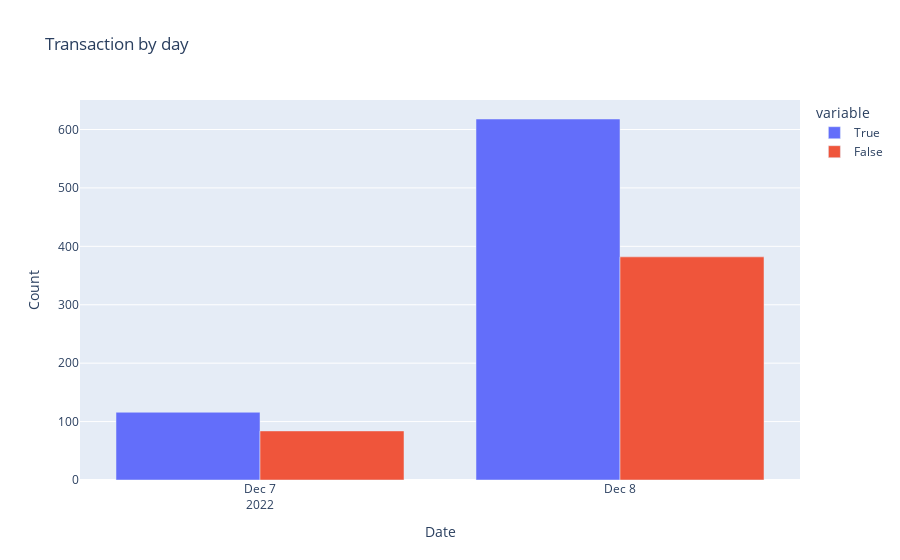

Notebook code cell kept with this figure:
### Code cell
import plotly.express as px

# Create a list of x and y values
x = [1, 2, 3, 4, 5]
y = [10, 20, 30, 40, 50]
y2 = [5,5,5,5,5]
# Create the bar chart
fig = px.bar(x=b, y=[c, d], barmode="group", labels={'x':'Date', 'value':'Count'}, title="Transaction by day")
newnames = {"wide_variable_0":"True", "wide_variable_1":"False"}
fig.for_each_trace(lambda t: t.update(name = newnames[t.name]))
fig.show()

### Figure 1 — Plotly figure (JSON) as saved in the notebook; plotly's stock layout.template omitted (floating-point values rounded to 4 significant figures)
{"data": [{"alignmentgroup": "True", "hovertemplate": "variable=wide_variable_0<br>Date=%{x}<br>Count=%{y}<extra></extra>", "legendgroup": "wide_variable_0", "marker": {"color": "#636efa", "pattern": {"shape": ""}}, "name": "True", "offsetgroup": "wide_variable_0", "orientation": "v", "showlegend": true, "textposition": "auto", "type": "bar", "x": ["2022-12-07T00:00:00", "2022-12-08T00:00:00"], "xaxis": "x", "y": [116, 618], "yaxis": "y"}, {"alignmentgroup": "True", "hovertemplate": "variable=wide_variable_1<br>Date=%{x}<br>Count=%{y}<extra></extra>", "legendgroup": "wide_variable_1", "marker": {"color": "#EF553B", "pattern": {"shape": ""}}, "name": "False", "offsetgroup": "wide_variable_1", "orientation": "v", "showlegend": true, "textposition": "auto", "type": "bar", "x": ["2022-12-07T00:00:00", "2022-12-08T00:00:00"], "xaxis": "x", "y": [84, 382], "yaxis": "y"}], "layout": {"barmode": "group", "legend": {"title": {"text": "variable"}, "tracegroupgap": 0}, "title": {"text": "Transaction by day"}, "xaxis": {"anchor": "y", "domain": [0, 1], "title": {"text": "Date"}}, "yaxis": {"anchor": "x", "domain": [0, 1], "title": {"text": "Count"}}}}
